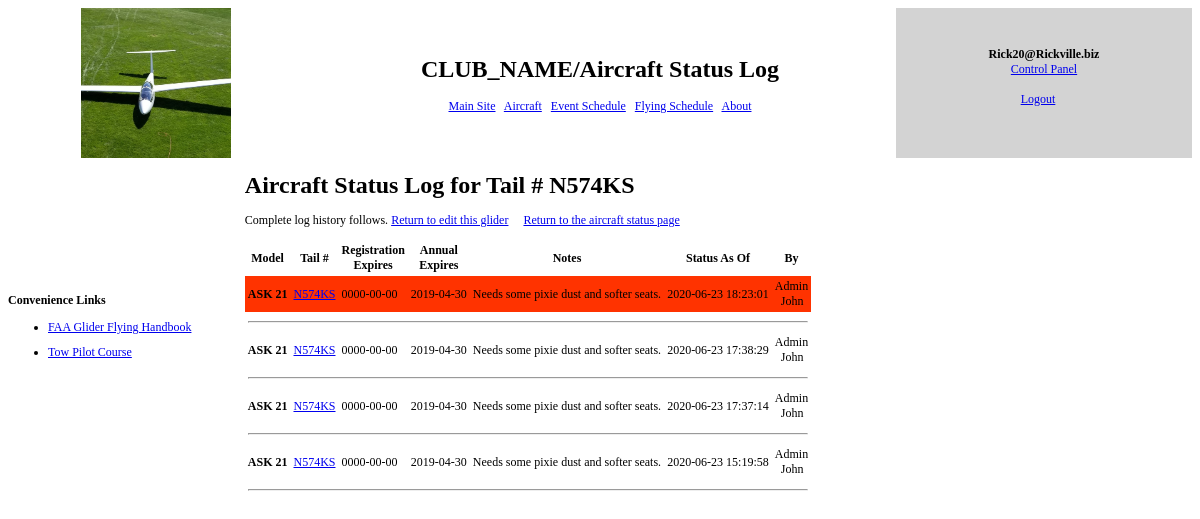
/glider_status_log.php?GliderID=1&tailNum=N574KS (signed in), run on the app's committed database.
### tables this page shows
CREATE TABLE `GliderStatusLog` (
  `GliderID` int(11) NOT NULL,
  `tailNum` char(20) NOT NULL,
  `regExpire` date NOT NULL,
  `annualExpire` date NOT NULL,
  `status` enum('GREEN','ORANGE','RED') NOT NULL DEFAULT 'GREEN',
  `mxNotes` text NOT NULL,
  `updated` timestamp NOT NULL DEFAULT CURRENT_TIMESTAMP ON UPDATE CURRENT_TIMESTAMP,
  `updatedBy` mediumint(9) NOT NULL,
  KEY `fk_gid` (`GliderID`),
  KEY `fk_memberID` (`updatedBy`),
  KEY `tailIdx` (`tailNum`),
  CONSTRAINT `fkLog_gid` FOREIGN KEY (`GliderID`) REFERENCES `Glider` (`GliderID`) ON DELETE CASCADE,
  CONSTRAINT `fkLog_memberID` FOREIGN KEY (`updatedBy`) REFERENCES `Members` (`MemberID`)
);

CREATE TABLE `Glider` (
  `GliderID` int(11) NOT NULL AUTO_INCREMENT,
  `mfg` char(20) NOT NULL,
  `model` char(20) NOT NULL,
  `type` enum('Glider','Tow','Other') NOT NULL DEFAULT 'Glider',
  `vne` char(20) NOT NULL,
  `vrough` char(20) NOT NULL,
  `vfinal` char(20) NOT NULL,
  `vglide` char(20) NOT NULL,
  `vsink` char(20) NOT NULL,
  `vstall` char(20) NOT NULL,
  `glideRatio` char(20) NOT NULL,
  `maxG` char(20) NOT NULL,
  `descrip` text NOT NULL,
  `photo` char(20) NOT NULL DEFAULT 'glider_0.jpg',
  `pohURL` char(120) NOT NULL DEFAULT 'http://flsc.org/Links.php#poh',
  `seats` tinyint(4) NOT NULL DEFAULT '1',
  PRIMARY KEY (`GliderID`),
  UNIQUE KEY `GliderID` (`GliderID`),
  UNIQUE KEY `nameIndex` (`model`)
);

CREATE TABLE `Members` (
  `MemberID` mediumint(9) NOT NULL AUTO_INCREMENT,
  `emailAddr` varchar(50) DEFAULT NULL,
  `lastName` varchar(30) NOT NULL,
  `firstName` varchar(30) NOT NULL,
  `memberType` enum('Regular','Special Tow Pilot','Social','Junior','Distant','Emeritur','Other','Inactive','None') NOT NULL,
  `pilot` enum('Pre Solo','Private','Commercial','Post Solo','Not Applicable','CFI-G') NOT NULL,
  `otherPilot` set('SEL','MEL','Commercial SEL','Commercial MEL','CFI','CFII','ATP','Instrument','Tail Wheel','Tow','None') NOT NULL DEFAULT 'None',
  `checkout` set('L13AC','L13AC_back','ASK21','ASK21_back','Grobe102','SGS_1-26','SGS_2-33','SGS_2-33_Back','Citabria','Pawnee','Ground_launch') NOT NULL,
  `access` set('ADMIN','MEMBER','SCHEDULES','NONE','CFIG','BOARD','TOW') NOT NULL DEFAULT 'MEMBER',
  `coord` set('OPS','TOW','CFIG') NOT NULL,
  `badge` set('A','B','C','Bronze','Silver','Silver Altitude','Silver Distance','Silver Duration','Gold','Gold Altitude','Gold Distance','Diamond','Diamond Altitude','Diamond Distance','Diamond Goal','750K Diploma','1000K Diploma','2000K Diploma','None') NOT NULL DEFAULT 'None',
  `password` varchar(40) DEFAULT NULL,
  `reset` char(40) DEFAULT 'n/a',
  `photo` char(80) NOT NULL DEFAULT 'no_photo.png',
  `family` varchar(30) DEFAULT NULL,
  `middleName` varchar(30) DEFAULT NULL,
  `street` varchar(30) NOT NULL,
  `city` varchar(30) NOT NULL,
  `state` char(20) NOT NULL DEFAULT '',
  `zip` varchar(10) NOT NULL,
  `phone` varchar(30) NOT NULL,
  `phone2` varchar(30) DEFAULT NULL,
  `lastUpdate` timestamp NOT NULL DEFAULT CURRENT_TIMESTAMP ON UPDATE CURRENT_TIMESTAMP,
  `lastIP` char(20) NOT NULL DEFAULT 'n/a',
  `lastActive` datetime NOT NULL DEFAULT '2000-01-01 00:00:00',
  `keepLogin` char(60) NOT NULL DEFAULT '',
  `mentorID` mediumint(9) DEFAULT '0',
  `memberSince` char(4) NOT NULL DEFAULT '',
  `towMed` date NOT NULL,
  `bfr` date NOT NULL,
  `suffix` char(4) NOT NULL,
  `notes` text NOT NULL,
  `about` text NOT NULL,
  PRIMARY KEY (`MemberID`),
  UNIQUE KEY `emailAddr` (`emailAddr`),
  UNIQUE KEY `nameIndex` (`firstName`,`middleName`,`lastName`,`suffix`)
);

### lib/common.inc (called while the page is built, shortened)
<?
function script_param ($name) {
    global $HTTP_GET_VARS, $HTTP_POST_VARS;
    unset ($val);
    if (isset ($_GET[$name])) {
        $val = $_GET[$name];
        $val = stripcslashes($val);
    } else if (isset ($_POST[$name])) {
        $val = $_POST[$name];
    } else if (isset ($HTTP_GET_VARS[$name])) {
        $val = $HTTP_GET_VARS[$name];
        $val = stripcslashes($val);
    } else if (isset ($HTTP_POST_VARS[$name])) {
        $val = $HTTP_POST_VARS[$name];
    }
    if (@is_array($val)) {
        foreach ($val as $index => $value) {
            $value = @trim($value);
            $value = htmlspecialchars($value, ENT_QUOTES);
            $val[$index] = $value;
        }
        return($val);
    } else {
        $value = @trim($val);
        $value = htmlspecialchars($value, ENT_QUOTES);
        return ($value);
    }
}
?>

### lib/db_funcs.inc (called while the page is built, shortened)
<?
function DB_Query ($conn, $query, &$results) {
    global $useDB;
    $results = array();
    $query = preg_replace('/\n/', ' ', $query);
    if ($useDB == "mysql") {
        $result = mysqli_query($conn, $query);
    }
    if (!strncasecmp($query, "select", 6) || !strncasecmp($query, "show", 4)
        || !strncasecmp($query, "describe", 8)) {
        if ($result) {
            if ($useDB == "mysql") {
                $array = mysqli_fetch_assoc($result);
            } else {
                $array = pg_fetch_array($result);
            }
            if ($array) {
                $count = 0;
                while($array) {
                    $results[$count] = $array;
                    $count ++;
                    if ($useDB == "mysql") {
                        $array = mysqli_fetch_assoc($result);
                    } else {
                        $array = pg_fetch_array($result);
                    }
                }
            } else {
                unset($results);
                return(0);
            }
        } else {
            return(SYSTEM_ERROR."unexpected case 1");
        }
    } else {
        if (!$result) {
            return(SYSTEM_ERROR."unexpected case 2");
        }
        return(0);
    }
}
?>

### glider_status_log.php (the view, shortened to what this page needs)
<?
require("./php_includes.inc");
require("./lib/header.inc");
$tailNum = script_param('tailNum');
$GliderID = script_param('GliderID');
$msg='';
?>
        <div  id="divContent">
            <h3><span style="font-size: 24px;">Aircraft Status Log for Tail # <?=$tailNum?></span></h3>
            <p><?=$msg?></p><p>Complete log history follows.
            <a href="edit_glider_status.php?GliderID=<?=$GliderID?>&tailNum=<?=$tailNum?>">Return to edit this glider</a>
            <a href="glider_status.php">Return to the aircraft status page</a>
           </p>
            <table cellspacing="0" cellpadding="3" border="0">
                <tbody>
                    <tr>
                        <th>Model</th>
                        <th>Tail #</th>
                        <th>Registration<br />Expires</th>
                        <th>Annual<br />Expires</th>
                        <th>Notes</th>
                        <th>Status As Of</th>
                        <th>By</th>
                    </tr>
<?
$sql = "SELECT * FROM Glider g, GliderStatusLog l, Members m WHERE g.GliderID = l.GliderID  AND l.updatedBy = m.MemberID AND l.tailNum='$tailNum' ORDER BY l.updated DESC";
if ($msg = DB_Query($Conn, $sql, $results)) {
    DisplayMessage("Display aircraft status",  "query failed ($msg)");
}
$colArray = array('model', 'tailNum', 'regExpire', 'annualExpire', 'mxNotes', 'updated');
foreach ($results as $row) {
    $status = $row['status'];
    $bgStyle = '';
    if ($status == 'RED') {
        $bgStyle = 'style="background-color: #ff3300"';
    } else if ($status == 'ORANGE') {
        $bgStyle = 'style="background-color: #ff9900"';
    }
    echo "<tr $bgStyle>\n";
    foreach ($colArray as $col) {
        $value = $row[$col];
        if ($col == 'model') {
            $value = "<b>$value</b>";
        } else if ($col == 'tailNum') {
            $value = "<a href=edit_glider_status.php?tailNum=$value&GliderID=$row[GliderID]>$value</a>";
        }
       echo "<td>$value</td>\n";
    }
    echo "<td>" . $row['lastName'] . "<br />&nbsp;&nbsp;" . $row['firstName'] . "</td>\n";
    echo "</tr>\n";
    echo "<tr><td colspan=7><hr /></td></tr>\n";
}
?>
                </tbody>
            </table>
            </table>
<?php
  require 'footer.inc';
?>

### css/fly.css (style rules this page uses)
body { font-family: verdana; font-size: 12px }

### data on the page
gliderstatuslog: GliderID.model "ASK 21", tailNum "N574KS", regExpire "0000-00-00", annualExpire "2019-04-30", mxNotes "Needs some pixie dust and softer seats.", updated "2020-06-23 18:23:01", updatedBy.lastName "Admin", updatedBy.firstName "John"
gliderstatuslog: GliderID.model "ASK 21", tailNum "N574KS", regExpire "0000-00-00", annualExpire "2019-04-30", mxNotes "Needs some pixie dust and softer seats.", updated "2020-06-23 17:38:29", updatedBy.lastName "Admin", updatedBy.firstName "John"
gliderstatuslog: GliderID.model "ASK 21", tailNum "N574KS", regExpire "0000-00-00", annualExpire "2019-04-30", mxNotes "Needs some pixie dust and softer seats.", updated "2020-06-23 17:37:14", updatedBy.lastName "Admin", updatedBy.firstName "John"
gliderstatuslog: GliderID.model "ASK 21", tailNum "N574KS", regExpire "0000-00-00", annualExpire "2019-04-30", mxNotes "Needs some pixie dust and softer seats.", updated "2020-06-23 15:19:58", updatedBy.lastName "Admin", updatedBy.firstName "John"

### other printed values
$title "CLUB_NAME/Aircraft Status Log"
$name "Rick20@Rickville.biz"
$tailNum "N574KS"
